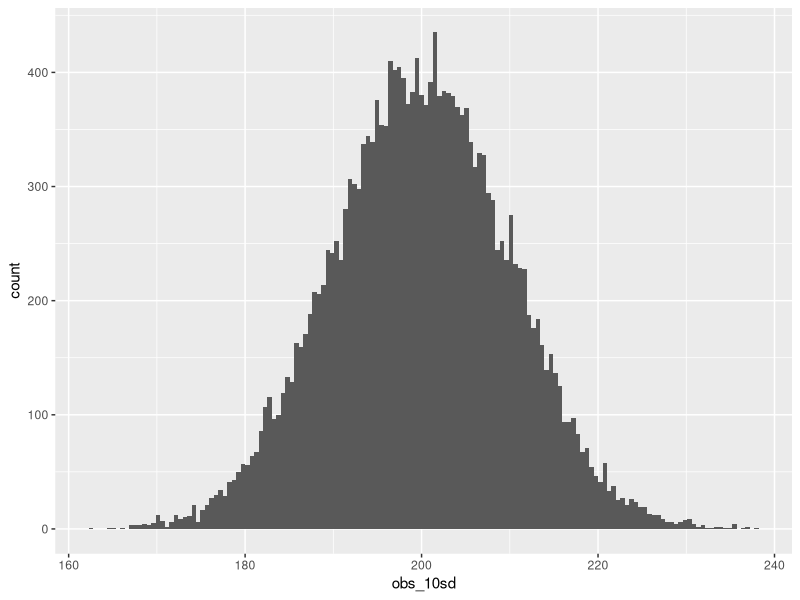
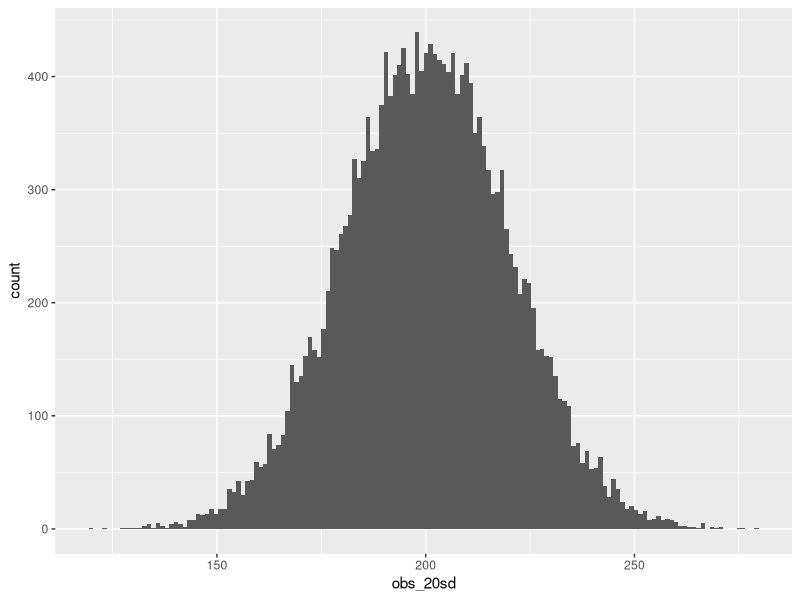
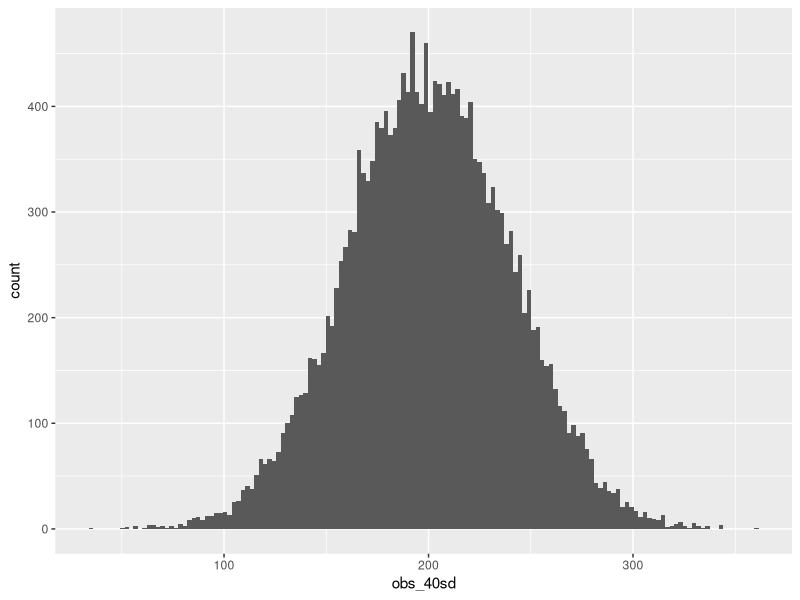

The R script that drew these images, in order:
# Make the skewed distribution analyses

# libraries
library(dplyr)
library(ggplot2)

### Set up simulated unimodal distributions ###


# set total number of individuals to be in our simulated "population"
nn <- 20000

#10 SD
set.seed(10)
obs_10sd <- rnorm(20000, mean = 200, sd = 10)
to_10sd <- as.data.frame(obs_10sd)
ggplot(data= to_10sd, aes(x = obs_10sd)) + geom_histogram(bins = 150)
min(to_10sd) ## 199.8918
max(to_10sd) # 199.89258
quantile(obs_10sd, probs = c(0,0.01,0.05,0.1,0.5,0.9,0.95,0.99,1)) 
mean(obs_10sd) # 199.89

# function to make weighted probs - this is used to skew the sampling earlier
make_weigted_probs <- function(x){
  df <- data.frame(x = x, y = NA)
  q1 <- quantile(x, probs = 0.1)
  q2 <- quantile(x, probs = 0.5)
  m <- mean(x)
  df <- df %>% 
    mutate(y = ifelse(x < q1, 0.6, 
                      ifelse(x > q1 & x < m, 0.3, 0.1)))
  return(df)
}

# now create a list of 100 different vectors of 10, 20, and 50 observations
# these vectors are weighted to skew the sampling early as directed in the 
# make weighted probs function
obs_10sd_wp <- make_weigted_probs(obs_10sd)
set.seed(1)
rep_10obs_10sd <- replicate(n = 100, expr = sample(obs_10sd_wp$x, size = 10, 
                                                   prob = obs_10sd_wp$y, replace = FALSE))
list_10obs_10sd <- split(rep_10obs_10sd, rep(1:ncol(rep_10obs_10sd), each = nrow(rep_10obs_10sd)))

set.seed(2)
rep_20obs_10sd <- replicate(n = 100, expr = sample(obs_10sd_wp$x, size = 20, 
                                                   prob = obs_10sd_wp$y, replace = FALSE))
list_20obs_10sd <- split(rep_20obs_10sd, rep(1:ncol(rep_20obs_10sd), each = nrow(rep_20obs_10sd)))

set.seed(5)
rep_50obs_10sd <- replicate(n = 100, expr = sample(obs_10sd_wp$x, size = 50, 
                                                   prob = obs_10sd_wp$y, replace = FALSE))
list_50obs_10sd <- split(rep_50obs_10sd, rep(1:ncol(rep_50obs_10sd), each = nrow(rep_50obs_10sd)))


#20 SD
set.seed(365)
obs_20sd <- rnorm(20000, mean = 200, sd = 20)
to_20sd <- as.data.frame(obs_20sd)
ggplot(data= to_20sd, aes(x = obs_20sd)) + geom_histogram(bins = 150)
min(to_20sd) 
max(to_20sd) 
quantile(obs_20sd, probs = c(0,0.01,0.05,0.1,0.5,0.9,0.95,0.99,1)) 
mean(obs_20sd)
# 200.16

# now create a list of 100 different vectors of 10, 20, and 50 observations
# these vectors are weighted to skew the sampling early as directed in the 
# make weighted probs function
obs_20sd_wp <- make_weigted_probs(obs_20sd)
set.seed(1)
rep_10obs_20sd <- replicate(n = 100, expr = sample(obs_20sd_wp$x, size = 10, 
                                                   prob = obs_20sd_wp$y, replace = FALSE))
list_10obs_20sd <- split(rep_10obs_20sd, rep(1:ncol(rep_10obs_20sd), each = nrow(rep_10obs_20sd)))

set.seed(2)
rep_20obs_20sd <- replicate(n = 100, expr = sample(obs_20sd_wp$x, size = 20, 
                                                   prob = obs_20sd_wp$y, replace = FALSE))
list_20obs_20sd <- split(rep_20obs_20sd, rep(1:ncol(rep_20obs_20sd), each = nrow(rep_20obs_20sd)))

set.seed(5)
rep_50obs_20sd <- replicate(n = 100, expr = sample(obs_20sd_wp$x, size = 50, 
                                                   prob = obs_20sd_wp$y, replace = FALSE))
list_50obs_20sd <- split(rep_50obs_20sd, rep(1:ncol(rep_50obs_20sd), each = nrow(rep_50obs_20sd)))


#40 SD
set.seed(40)
obs_40sd <- rnorm(20000, mean = 200, sd = 40)
to_40sd <- as.data.frame(obs_40sd)
ggplot(data= to_40sd, aes(x = obs_40sd)) + geom_histogram(bins = 150)
min(to_40sd) 
max(to_40sd)
quantile(obs_40sd, probs = c(0,0.01,0.05,0.1,0.5,0.9,0.95,0.99,1))
mean(obs_40sd)

# now create a list of 100 different vectors of 10, 20, and 50 observations
# these vectors are weighted to skew the sampling early as directed in the 
# make weighted probs function
obs_40sd_wp <- make_weigted_probs(obs_40sd)
set.seed(1)
rep_10obs_40sd <- replicate(n = 100, expr = sample(obs_40sd_wp$x, size = 10, 
                                                   prob = obs_40sd_wp$y, replace = FALSE))
list_10obs_40sd <- split(rep_10obs_40sd, rep(1:ncol(rep_10obs_40sd), each = nrow(rep_10obs_40sd)))

set.seed(2)
rep_20obs_40sd <- replicate(n = 100, expr = sample(obs_40sd_wp$x, size = 20, 
                                                   prob = obs_40sd_wp$y, replace = FALSE))
list_20obs_40sd <- split(rep_20obs_40sd, rep(1:ncol(rep_20obs_40sd), each = nrow(rep_20obs_40sd)))

set.seed(5)
rep_50obs_40sd <- replicate(n = 100, expr = sample(obs_40sd_wp$x, size = 50, 
                                                   prob = obs_40sd_wp$y, replace = FALSE))
list_50obs_40sd <- split(rep_50obs_40sd, rep(1:ncol(rep_50obs_40sd), each = nrow(rep_50obs_40sd)))